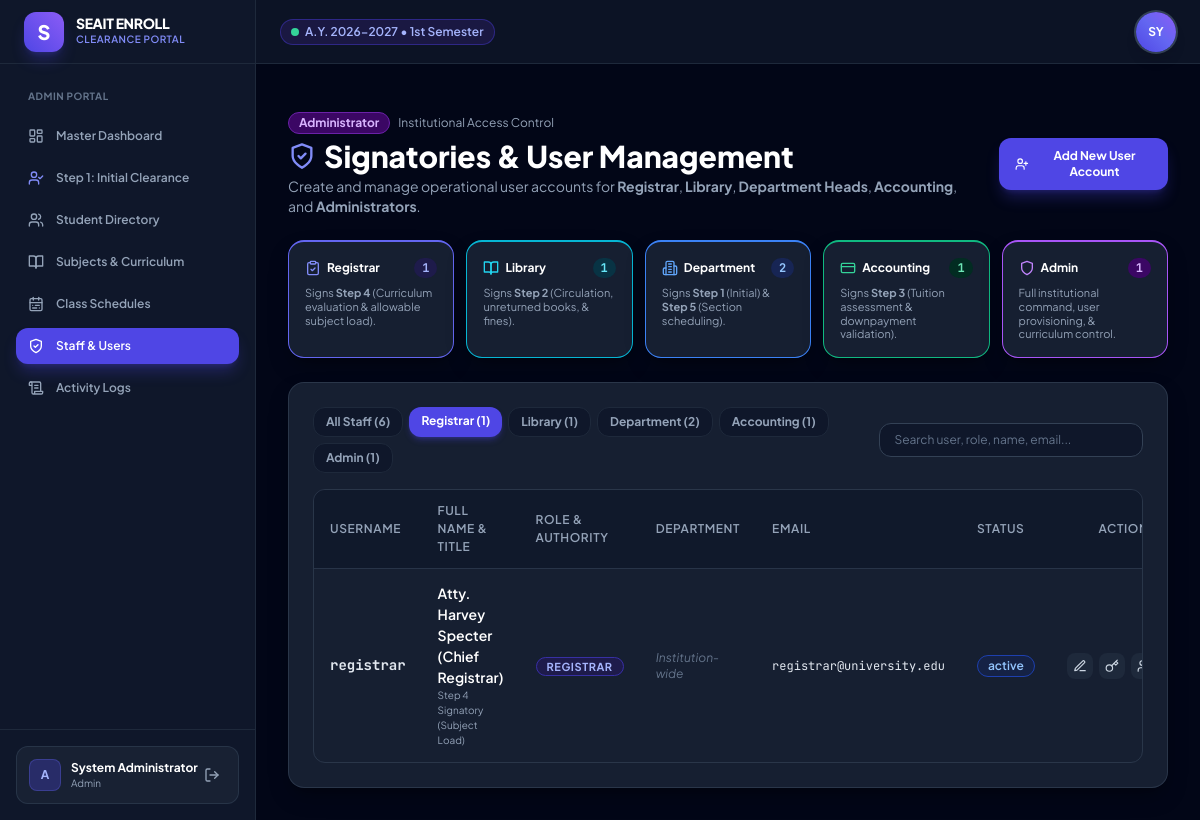
Screenshot of /modules/admin/users.php?role=registrar (signed in) with the database file from the repository.
### tables this page shows
CREATE TABLE `academic_terms` (
    `id` INT NOT NULL AUTO_INCREMENT PRIMARY KEY,
    `academic_year` VARCHAR(20) NOT NULL,
    `semester` VARCHAR(20) NOT NULL,
    `is_active` TINYINT(1) DEFAULT 0,
    `created_at` TIMESTAMP DEFAULT CURRENT_TIMESTAMP
);

CREATE TABLE `users` (
    `id` INT NOT NULL AUTO_INCREMENT PRIMARY KEY,
    `username` VARCHAR(60) NOT NULL UNIQUE,
    `email` VARCHAR(100) NOT NULL UNIQUE,
    `password` VARCHAR(255) NOT NULL,
    `role` ENUM('admin', 'student', 'department', 'library', 'accounting', 'registrar') NOT NULL,
    `full_name` VARCHAR(100) NOT NULL,
    `department_id` INT DEFAULT NULL,
    `avatar` VARCHAR(255) DEFAULT NULL,
    `status` ENUM('active', 'inactive') DEFAULT 'active',
    `created_at` TIMESTAMP DEFAULT CURRENT_TIMESTAMP
);

### modules/admin/users.php (the view, shortened to what the rows shown need)
<?php
require_once __DIR__ . '/../../config/functions.php';
$db = getDB();
$current_admin = current_user();
$filter_role = trim($_GET['role'] ?? 'all');
$query = "SELECT u.*, d.name as department_name, d.code as department_code
          FROM users u
          LEFT JOIN departments d ON u.department_id = d.id
          WHERE u.role != 'student' ";
$params = [];
if ($filter_role !== 'all') {
    $query .= " AND u.role = ? ";
    $params[] = $filter_role;
}
$query .= " ORDER BY (CASE WHEN u.role = 'admin' THEN 1 WHEN u.role = 'registrar' THEN 2 WHEN u.role = 'department' THEN 3 WHEN u.role = 'accounting' THEN 4 WHEN u.role = 'library' THEN 5 ELSE 6 END), u.id ASC";
$stmt = $db->prepare($query);
$stmt->execute($params);
$users = $stmt->fetchAll();
$role_counts = $db->query("SELECT role, COUNT(*) as cnt FROM users WHERE role != 'student' GROUP BY role")->fetchAll(PDO::FETCH_KEY_PAIR);
include __DIR__ . '/../../includes/header.php';
?>
<div class="space-y-6 max-w-7xl mx-auto">
    <div class="flex flex-col sm:flex-row sm:items-center justify-between gap-4">
        <div>
            <h1 class="text-2xl sm:text-3xl font-extrabold text-white mt-1 flex items-center gap-2">
                <i data-lucide="shield-check" class="w-7 h-7 text-indigo-400"></i>
                Signatories & User Management
            </h1>
        </div>
    </div>
    <div class="glass-card p-6 space-y-4">
        <div class="data-table-container">
            <table class="data-table" id="users-table">
                <thead>
                    <tr>
                        <th>Username</th>
                        <th>Full Name & Title</th>
                        <th>Role & Authority</th>
                        <th>Department</th>
                        <th>Email</th>
                        <th>Status</th>
                        <th class="text-right">Actions</th>
                    </tr>
                </thead>
                <tbody>
                    <?php foreach ($users as $u):
                        $role_badge = [
                            'admin' => 'bg-purple-950 text-purple-300 border-purple-800',
                            'registrar' => 'bg-indigo-950 text-indigo-300 border-indigo-800',
                            'department' => 'bg-blue-950 text-blue-300 border-blue-800',
                            'accounting' => 'bg-emerald-950 text-emerald-300 border-emerald-800',
                            'library' => 'bg-cyan-950 text-cyan-300 border-cyan-800',
                            'student' => 'bg-slate-800 text-slate-400 border-slate-700'
                        ][$u['role']] ?? 'bg-slate-800 text-slate-300 border-slate-700';
                        $auth_label = [
                            'admin' => 'Full Administrative Access',
                            'registrar' => 'Step 4 Signatory (Subject Load)',
                            'department' => 'Steps 1 & 5 Signatory (Advising/Sched)',
                            'accounting' => 'Step 3 Signatory (Financial)',
                            'library' => 'Step 2 Signatory (Library)',
                            'student' => 'Student Access'
                        ][$u['role']] ?? 'Standard Access';
                    ?>
                        <tr>
                            <td class="font-mono font-bold text-indigo-400"><?= htmlspecialchars($u['username']) ?></td>
                            <td>
                                <div class="font-semibold text-white"><?= htmlspecialchars($u['full_name']) ?></div>
                                <div class="text-[10px] text-slate-400"><?= $auth_label ?></div>
                            </td>
                            <td>
                                <span class="px-2.5 py-0.5 rounded-full text-[11px] font-bold uppercase tracking-wider border <?= $role_badge ?>">
                                    <?= htmlspecialchars($u['role']) ?>
                                </span>
                            </td>
                            <td class="text-slate-300 text-xs">
                                <?= $u['department_name'] ? htmlspecialchars($u['department_code'] . ' - ' . $u['department_name']) : '<span class="text-slate-500 italic">Institution-wide</span>' ?>
                            </td>
                            <td class="text-xs text-slate-400 font-mono"><?= htmlspecialchars($u['email']) ?></td>
                            <td><?= get_status_badge($u['status']) ?></td>
                            <td class="text-right">
                                <div class="flex items-center justify-end gap-1.5">
                                    <button onclick='openEditModal(<?= json_encode($u) ?>)' title="Edit User" class="p-1.5 rounded-lg bg-slate-800 hover:bg-indigo-600 text-slate-300 hover:text-white transition-colors">
                                        <i data-lucide="edit-3" class="w-3.5 h-3.5"></i>
                                    </button>
                                    <button onclick="openResetPasswordModal(<?= $u['id'] ?>, '<?= htmlspecialchars(addslashes($u['username'])) ?>')" title="Reset Password" class="p-1.5 rounded-lg bg-slate-800 hover:bg-amber-600 text-slate-300 hover:text-white transition-colors">
                                        <i data-lucide="key" class="w-3.5 h-3.5"></i>
                                    </button>
                                    <?php if ($u['id'] !== $current_admin['id']): ?>
                                        <form method="POST" action="users.php" class="inline" onsubmit="return confirm('Toggle status for <?= htmlspecialchars($u['username']) ?>?')">
                                            <button type="submit" title="<?= $u['status'] === 'active' ? 'Deactivate Account' : 'Activate Account' ?>" class="p-1.5 rounded-lg bg-slate-800 hover:bg-rose-600 text-slate-300 hover:text-white transition-colors">
                                                <i data-lucide="<?= $u['status'] === 'active' ? 'user-x' : 'user-check' ?>" class="w-3.5 h-3.5"></i>
                                            </button>
                                        </form>
                                    <?php endif; ?>
                                </div>
                            </td>
                        </tr>
                    <?php endforeach; ?>
                </tbody>
            </table>
        </div>
    </div>
</div>
<?php include __DIR__ . '/../../includes/footer.php'; ?>

### includes/header.php (shortened to what the rows shown need)
<?php
require_once __DIR__ . '/../config/functions.php';
$user = current_user();
$active_term = get_active_term();
?>
<!DOCTYPE html>
<html lang="en" class="dark">
<head>
    <script src="https://cdn.tailwindcss.com"></script>
    <link rel="stylesheet" href="<?= url('assets/css/style.css') ?>">
    <link rel="stylesheet" href="<?= url('assets/css/print.css') ?>" media="print">
</head>
<body class="bg-slate-950 text-slate-100 flex min-h-screen">
    <?php if (is_logged_in()): ?>
    <?php include __DIR__ . '/sidebar.php'; ?>
    <?php endif; ?>
    <div class="flex-1 flex flex-col min-w-0">
        <?php if (is_logged_in()): ?>
        <header class="h-16 bg-slate-900/80 backdrop-blur-md border-b border-slate-800 flex items-center justify-between px-4 sm:px-6 z-30 sticky top-0">
            <div class="flex items-center gap-3">
                <div class="flex items-center gap-2">
                    <span class="inline-flex items-center gap-1.5 px-2.5 py-1 rounded-full text-xs font-semibold bg-indigo-950/80 text-indigo-300 border border-indigo-700/50">
                        <span class="w-2 h-2 rounded-full bg-emerald-400 animate-pulse"></span>
                        A.Y. <?= htmlspecialchars($active_term['academic_year']) ?> &bull; <?= htmlspecialchars($active_term['semester']) ?>
                    </span>
                </div>
            </div>
            <div class="flex items-center gap-4">
                <div class="relative" id="user-profile-menu-container">
                    <button type="button" id="user-profile-btn" onclick="toggleUserProfileDropdown(event)" class="w-10 h-10 rounded-full bg-gradient-to-tr from-indigo-600 via-indigo-500 to-violet-500 hover:from-indigo-500 hover:to-violet-400 flex items-center justify-center font-bold text-xs text-white shadow-lg ring-2 ring-slate-700 hover:ring-indigo-400 active:scale-95 transition-all focus:outline-none cursor-pointer select-none" aria-label="User profile menu" aria-expanded="false" title="Tap to toggle Actions Menu">
                        <span id="user-avatar-initials" class="pointer-events-none"><?= strtoupper(substr($user['full_name'] ?? $user['username'], 0, 2)) ?></span>
                    </button>
                </div>
            </div>
        </header>
        <?php endif; ?>
        <main class="flex-1 overflow-y-auto p-4 sm:p-6 lg:p-8">

### config/functions.php (shortened to what the rows shown need)
<?php
function url($path = '') {
    return BASE_URL . ltrim($path, '/');
}
function is_logged_in() {
    return isset($_SESSION['user_id']) && !empty($_SESSION['user_id']);
}
function current_user() {
    return [
        'id'            => $_SESSION['user_id'] ?? null,
        'username'      => $_SESSION['username'] ?? '',
        'email'         => $_SESSION['email'] ?? '',
        'role'          => $_SESSION['role'] ?? '',
        'full_name'     => $_SESSION['full_name'] ?? '',
        'department_id' => $_SESSION['department_id'] ?? null,
        'student_id'    => $_SESSION['student_id'] ?? null,
        'student_no'    => $_SESSION['student_no'] ?? null,
        'program_id'    => $_SESSION['program_id'] ?? null,
        'program_code'  => $_SESSION['program_code'] ?? null,
    ];
}
function get_active_term() {
    $db = getDB();
    $stmt = $db->query("SELECT * FROM academic_terms WHERE is_active = 1 LIMIT 1");
    $term = $stmt->fetch();
    return $term;
}
function get_status_badge($status) {
    $status = trim($status);
    switch (strtolower($status)) {
        default:
            return '<span class="inline-flex items-center px-2.5 py-0.5 rounded-full text-xs font-semibold bg-blue-100 text-blue-800 dark:bg-blue-950/60 dark:text-blue-300 border border-blue-200 dark:border-blue-800">' . htmlspecialchars($status) . '</span>';
    }
}

### rows the page displays
academic_terms: academic_year "2026-2027", semester "1st Semester"
users: username "registrar", full_name "Atty. Harvey Specter (Chief Registrar)", role "Step 4 Signatory (Subject Load)", role "REGISTRAR", email "registrar@university.edu", status "active"

### other values shown
$role "ADMIN"
substr($user['username'] ?? 'U', 0, 1) "A"
$user['full_name'] "System Administrator"
$user['role'] "Admin"
substr($user['full_name'] ?? $user['username'], 0, 2) "SY"
$role_counts['registrar'] "1"
$role_counts['library'] "1"
$role_counts['department'] "2"
$role_counts['accounting'] "1"
$role_counts['admin'] "1"
$total_staff "6"
